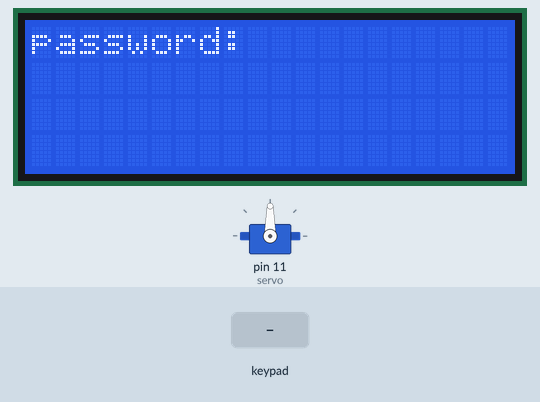
The sketch below on a simulated Arduino Uno, built with avr-gcc and run on an emulated ATmega328P. On the bench: servo, 20×4 character LCD. The test bench sets the inputs (shaded band).

Above: at 1.3 s.
1.4 s: keypad keys A 2 B 6 D pressed 0.4 s apart
At 4.6 s:
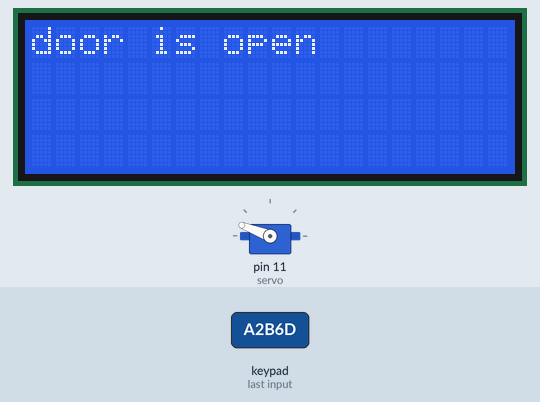
4.9 s: key 'D' pressed
At 7.8 s:
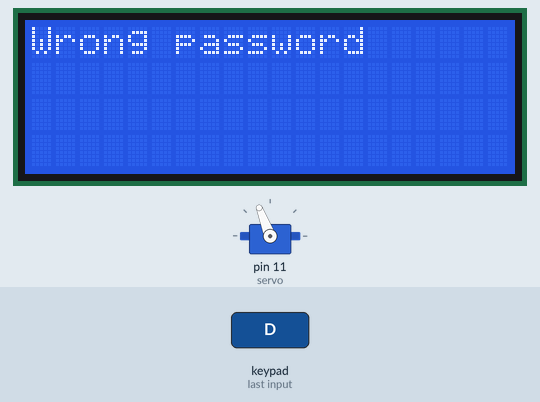
7.9 s: key 'B' pressed
At 9.1 s:
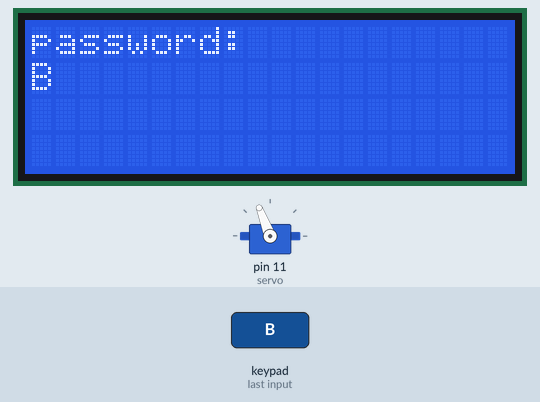
10.2 s: keypad keys A 2 B 6 # pressed 0.4 s apart
At 12.3 s:
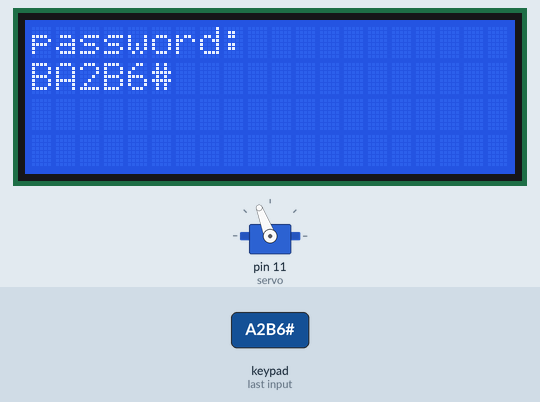
13.7 s: keypad keys A 2 B 6 * pressed 0.4 s apart
At 17.2 s:
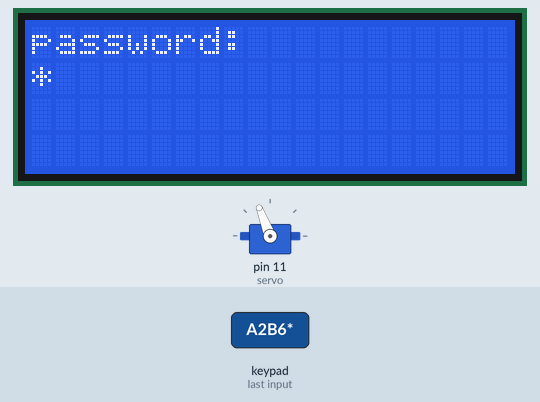
17.5 s: key 'A' pressed
At 18.8 s:
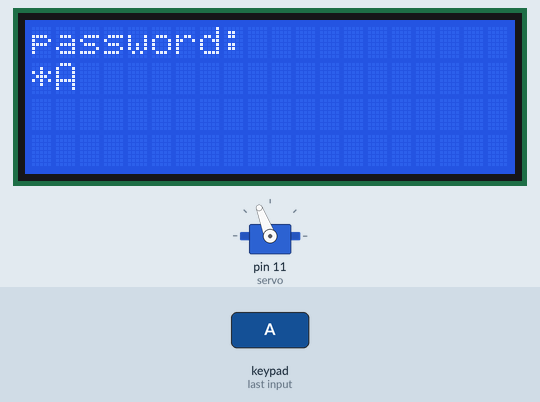
Timing chart, 0 to 20.0 s (numbered marks = the images above; inputs shaded):
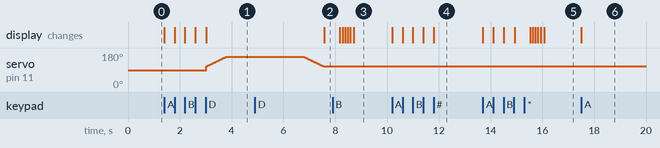

Measured:
- after the input at 1.4 s, servo on pin 11 (servo): moves from 90° to 159° over 0.75 s, starting after 1.6 s; the display: first changes at once (image 1 shows a later state)
- after the input at 4.9 s, the display: changes after 2.7 s (image 2)
- after the input at 7.9 s, the display: first differs from a run without the input after 0.82 s (image 3)
- after the input at 10.2 s, the display: first changes at once (image 4 shows a later state)
- after the input at 13.7 s, the display: first changes at once (image 5 shows a later state)
- after the input at 17.5 s, the display: changes at once (image 6)

The sketch:

keypad-i2c-lcd-servo-safe.ino
```cpp
// Compatible with the Arduino IDE 1.0
// Library version:1.1
// download LiquidCrystal_I2C library first!!
#include <Wire.h>
#include <LiquidCrystal_I2C.h>
#include <Key.h>
#include <Keypad.h>
#include <Servo.h>

LiquidCrystal_I2C lcd(0x27, 20, 4); // set the LCD address to 0x27 for a 16 chars and 2 line display

/*
   Maximun input chars
*/
#define MAX_INPUT 10

/*
   end of input char like 'Enter'
*/
#define TERMINATING_CHAR 'D'

/*
open and closed servo positions
*/
#define OPEN_POS  160
#define CLOSED_POS  110

int pos;

/*
   no. of keypad rows and coulomns
*/
const byte ROWS = 4;
const byte COLS = 4;

/*
   stores the number of chars that has been entered by the keypad
*/
int charCounter;

/*
   iterator for password
*/
char *iterator;

/*
   index for iterations
*/
int i;

/*
  holds last enterd key
*/
char customKey;

/*
  your pasword goes here
*/
char *password = "A2B6";

/*
   a char array to store user input
*/
char buffer[MAX_INPUT];

/*
   representive matrix for keypad
*/
char hexaKeys[ROWS][COLS] = {
    {'1', '2', '3', 'A'},
    {'4', '5', '6', 'B'},
    {'7', '8', '9', 'C'},
    {'*', '0', '#', 'D'}};

/*
   keypad pins definition
*/
byte rowPins[ROWS] = {9, 8, 7, 6};
byte colPins[COLS] = {5, 4, 3, 2};

Keypad customKeypad = Keypad(makeKeymap(hexaKeys), rowPins, colPins, ROWS, COLS);

Servo servo;

void setup()
{
   servo.attach(11);
   lcd.init(); // initialize the lcd
   lcd.init();
   // Print a message to the LCD.
   lcd.backlight();
}

void loop()
{
   if (getPassword())
   { // if pasword is valid then open the door (servo)
      lcd.clear();
      lcd.print("door is open");
      open();
   }
   else
   {
      lcd.clear();
      lcd.print("Wrong password");
      lcd.setCursor(0, 1);
      delay(500);
      for (i = 0; i < 3; i++) // lcd backlight blink
      {
         delay(100);
         lcd.noBacklight();
         delay(100);
         lcd.backlight();
      }
   }
}

boolean getPassword()
{

   lcd.clear();
   lcd.print("password:");
   lcd.setCursor(0, 1);
   /*
      reset counter for new input array
   */
   charCounter = 0;
   do
   {
      /*
         waite for next input char
      */
      while (!(customKey = customKeypad.getKey()))
         // do nothing
         ;
      /*
         append last char to buffer
      */
      buffer[charCounter] = customKey;
      // Serial.println(customKey);

      lcd.print(customKey);

      /*
         increment counter
      */
      charCounter++;

      /*
         check if MAX_INPUT is exeeded, or if terminating character showed
      */
   } while (charCounter < MAX_INPUT && customKey != TERMINATING_CHAR);

   /*
     set initialize iterator and index
   */
   iterator = password;
   i = 0;

   /*
      check if buffer and password are matching
   */
   while (*iterator != '\0')
   {
      if ((*iterator++) != buffer[i])
      {
         return false;
      }
      i++;
   }

   /*
      return false if buffer is longer than password
   */
   if (buffer[i] != TERMINATING_CHAR)
      return false;

   return true;
}

void open()
{
   for (pos = CLOSED_POS; pos < OPEN_POS; pos++)
   {
      servo.write(pos);
      delay(15);
   }
   delay(3000); // open the door for 3 seconds
   for (pos = OPEN_POS; pos > CLOSED_POS; pos--)
   {

      servo.write(pos);
      delay(15);
   }
}
```
